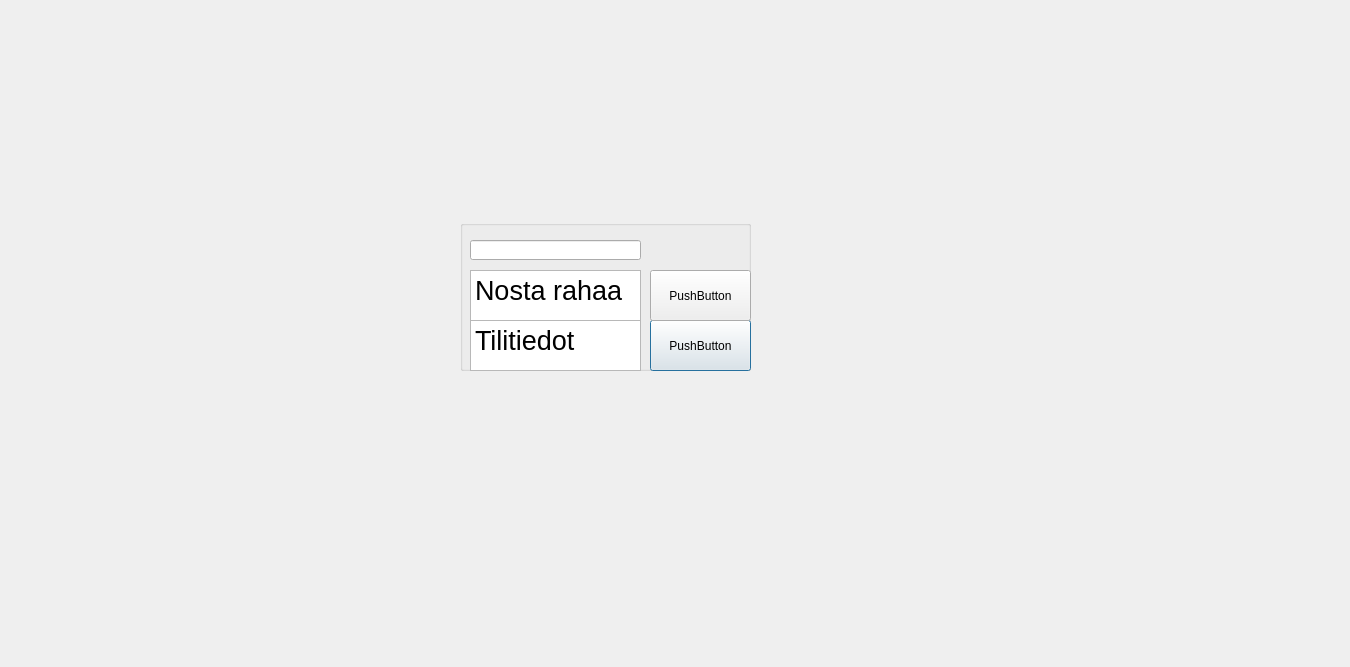
<?xml version="1.0" encoding="UTF-8"?>
<ui version="4.0">
 <class>valikko</class>
 <widget class="QDialog" name="valikko">
  <property name="geometry">
   <rect>
    <x>0</x>
    <y>0</y>
    <width>1350</width>
    <height>667</height>
   </rect>
  </property>
  <property name="windowTitle">
   <string>Dialog</string>
  </property>
  <widget class="QGroupBox" name="groupBox">
   <property name="geometry">
    <rect>
     <x>460</x>
     <y>220</y>
     <width>291</width>
     <height>151</height>
    </rect>
   </property>
   <property name="title">
    <string/>
   </property>
   <widget class="QTextEdit" name="textEdit_2">
    <property name="geometry">
     <rect>
      <x>10</x>
      <y>100</y>
      <width>171</width>
      <height>51</height>
     </rect>
    </property>
    <property name="html">
     <string>&lt;!DOCTYPE HTML PUBLIC &quot;-//W3C//DTD HTML 4.0//EN&quot; &quot;http://www.w3.org/TR/REC-html40/strict.dtd&quot;&gt;
&lt;html&gt;&lt;head&gt;&lt;meta name=&quot;qrichtext&quot; content=&quot;1&quot; /&gt;&lt;style type=&quot;text/css&quot;&gt;
p, li { white-space: pre-wrap; }
&lt;/style&gt;&lt;/head&gt;&lt;body style=&quot; font-family:'MS Shell Dlg 2'; font-size:8.25pt; font-weight:400; font-style:normal;&quot;&gt;
&lt;p style=&quot; margin-top:0px; margin-bottom:0px; margin-left:0px; margin-right:0px; -qt-block-indent:0; text-indent:0px;&quot;&gt;&lt;span style=&quot; font-size:20pt;&quot;&gt;Tilitiedot&lt;/span&gt;&lt;/p&gt;&lt;/body&gt;&lt;/html&gt;</string>
    </property>
   </widget>
   <widget class="QTextEdit" name="textEdit">
    <property name="geometry">
     <rect>
      <x>10</x>
      <y>50</y>
      <width>171</width>
      <height>51</height>
     </rect>
    </property>
    <property name="html">
     <string>&lt;!DOCTYPE HTML PUBLIC &quot;-//W3C//DTD HTML 4.0//EN&quot; &quot;http://www.w3.org/TR/REC-html40/strict.dtd&quot;&gt;
&lt;html&gt;&lt;head&gt;&lt;meta name=&quot;qrichtext&quot; content=&quot;1&quot; /&gt;&lt;style type=&quot;text/css&quot;&gt;
p, li { white-space: pre-wrap; }
&lt;/style&gt;&lt;/head&gt;&lt;body style=&quot; font-family:'MS Shell Dlg 2'; font-size:8.25pt; font-weight:400; font-style:normal;&quot;&gt;
&lt;p style=&quot; margin-top:0px; margin-bottom:0px; margin-left:0px; margin-right:0px; -qt-block-indent:0; text-indent:0px;&quot;&gt;&lt;span style=&quot; font-size:20pt;&quot;&gt;Nosta rahaa&lt;/span&gt;&lt;/p&gt;&lt;/body&gt;&lt;/html&gt;</string>
    </property>
   </widget>
   <widget class="QPushButton" name="pushButton_2">
    <property name="geometry">
     <rect>
      <x>190</x>
      <y>100</y>
      <width>101</width>
      <height>51</height>
     </rect>
    </property>
    <property name="text">
     <string>PushButton</string>
    </property>
   </widget>
   <widget class="QPushButton" name="pushButton">
    <property name="geometry">
     <rect>
      <x>190</x>
      <y>50</y>
      <width>101</width>
      <height>51</height>
     </rect>
    </property>
    <property name="text">
     <string>PushButton</string>
    </property>
   </widget>
   <widget class="QLineEdit" name="Laatikko2">
    <property name="geometry">
     <rect>
      <x>10</x>
      <y>20</y>
      <width>171</width>
      <height>20</height>
     </rect>
    </property>
    <property name="text">
     <string/>
    </property>
   </widget>
  </widget>
 </widget>
 <resources/>
 <connections/>
</ui>
